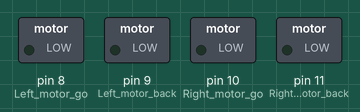
Simulated run of this sketch. Board: Arduino Uno, built with avr-gcc and run on an emulated ATmega328P. On the bench: switched loads named in the sketch (green lamp = pin HIGH).

Above: at 0.05 s.
At 2.75 s:
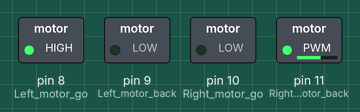
At 4.1 s:
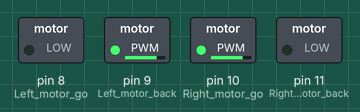
At 5.5 s:
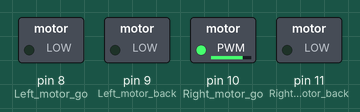
At 8.2 s:
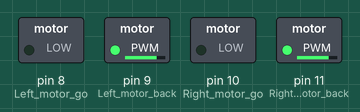
At 10.95 s:
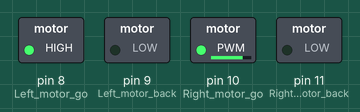
Timing chart, 0 to 15.0 s (numbered marks = the images above):
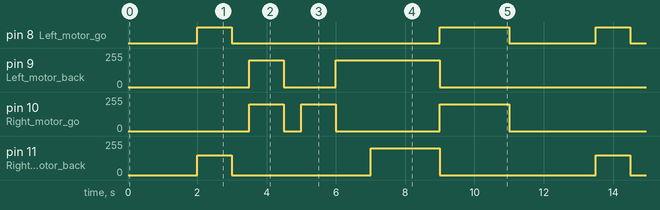

Measured:
- by itself, pin 8 (Left_motor_go): repeats every 11.5 s: LOW 6.0 s, HIGH 2.0 s, LOW 2.5 s, HIGH 1.0 s
- by itself, pin 9 (Left_motor_back): repeats every 11.5 s: 0/255 1.5 s, 200/255 3.0 s, 0/255 6.0 s, 200/255 1.0 s
- by itself, pin 10 (Right_motor_go): repeats every 11.5 s: 0/255 0.50 s, 200/255 1.0 s, 0/255 3.0 s, 200/255 2.0 s, 0/255 4.0 s, 200/255 1.0 s
- by itself, pin 11 (Right_motor_back): repeats every 11.5 s: 0/255 4.0 s, 200/255 2.0 s, 0/255 4.5 s, 150/255 1.0 s

The sketch:

CarRun.ino
```cpp
//智能車前後左右
//===============================================================
//#include <Servo.h>
int Left_motor_go=8;     //左電機前進(IN1)
int Left_motor_back=9;     //左電機後退(IN2)

int Right_motor_go=10;    // 右電機前進(IN3)
int Right_motor_back=11;    // 右電機後退(IN4)

void setup()
{
  //初始化電機驅動IO為輸出方式
  pinMode(Left_motor_go,OUTPUT); // PIN 8 (PWM)
  pinMode(Left_motor_back,OUTPUT); // PIN 9 (PWM)
  pinMode(Right_motor_go,OUTPUT);// PIN 10 (PWM)
  pinMode(Right_motor_back,OUTPUT);// PIN 11 (PWM)
}
void run(int time)     // 前進
{
  digitalWrite(Right_motor_go,HIGH);  // 右電機前進
  digitalWrite(Right_motor_back,LOW);
  analogWrite(Right_motor_go,200);//PWM比例0~255調速，左右輪差異略增減
  analogWrite(Right_motor_back,0);
  digitalWrite(Left_motor_go,LOW);  // 左電機前進
  digitalWrite(Left_motor_back,HIGH);
  analogWrite(Left_motor_go,0);//PWM比例0~255調速，左右輪差異略增減
  analogWrite(Left_motor_back,200);
  delay(time * 100);   //執行時間，可以調整
}

void brake(int time)         //剎車，停車
{
  digitalWrite(Right_motor_go,LOW);
  digitalWrite(Right_motor_back,LOW);
  digitalWrite(Left_motor_go,LOW);
  digitalWrite(Left_motor_back,LOW);
  delay(time * 100);//執行時間，可以調整
}

void left(int time)         //左轉(左輪不動，右輪前進)
{
  digitalWrite(Right_motor_go,HIGH);	// 右電機前進
  digitalWrite(Right_motor_back,LOW);
  analogWrite(Right_motor_go,200);
  analogWrite(Right_motor_back,0);//PWM比例0~255調速
  digitalWrite(Left_motor_go,LOW);   //左輪不動
  digitalWrite(Left_motor_back,LOW);
  analogWrite(Left_motor_go,0);
  analogWrite(Left_motor_back,0);//PWM比例0~255調速
  delay(time * 100);	//執行時間，可以調整
}

void spin_left(int time)         //左轉(左輪後退，右輪前進)
{
  digitalWrite(Right_motor_go,HIGH);	// 右電機前進
  digitalWrite(Right_motor_back,LOW);
  analogWrite(Right_motor_go,200);
  analogWrite(Right_motor_back,0);//PWM比例0~255調速
  digitalWrite(Left_motor_go,HIGH);   //左輪後退
  digitalWrite(Left_motor_back,LOW);
  analogWrite(Left_motor_go,200);
  analogWrite(Left_motor_back,0);//PWM比例0~255調速
  delay(time * 100);	//執行時間，可以調整
}

void right(int time)        //右轉(右輪不動，左輪前進)
{
  digitalWrite(Right_motor_go,LOW);   //右電機不動
  digitalWrite(Right_motor_back,LOW);
  analogWrite(Right_motor_go,0);
  analogWrite(Right_motor_back,0);//PWM比例0~255調速
  digitalWrite(Left_motor_go,LOW);//左電機前進
  digitalWrite(Left_motor_back,HIGH);
  analogWrite(Left_motor_go,0);
  analogWrite(Left_motor_back,200);//PWM比例0~255調速
  delay(time * 100);	//執行時間，可以調整
}

void spin_right(int time)        //右轉(右輪後退，左輪前進)
{
  digitalWrite(Right_motor_go,LOW);   //右電機後退
  digitalWrite(Right_motor_back,HIGH);
  analogWrite(Right_motor_go,0);
  analogWrite(Right_motor_back,200);//PWM比例0~255調速
  digitalWrite(Left_motor_go,LOW);//左電機前進
  digitalWrite(Left_motor_back,HIGH);
  analogWrite(Left_motor_go,0);
  analogWrite(Left_motor_back,200);//PWM比例0~255調速
  delay(time * 100);	//執行時間，可以調整
}

void back(int time)          //後退
{
  digitalWrite(Right_motor_go,LOW);  //右輪後退
  digitalWrite(Right_motor_back,HIGH);
  analogWrite(Right_motor_go,0);
  analogWrite(Right_motor_back,150);//PWM比例0~255調速
  digitalWrite(Left_motor_go,HIGH);  //左輪後退
  digitalWrite(Left_motor_back,LOW);
  analogWrite(Left_motor_go,150);
  analogWrite(Left_motor_back,0);//PWM比例0~255調速
  delay(time * 100);     //執行時間，可以調整
}

void loop()
{
  delay(2000); //延時2s後啟動
  back(10); //後退1s
  brake(5);//停止0.5s
  run(10);//前進1s
 brake(5);//停止0.5s
 left(10);//向左轉1s
 right(10);//向右轉1s
 spin_right(20); //向右旋轉2s
 spin_left(20);//向左旋轉2s
 brake(5);//停車
}
```
